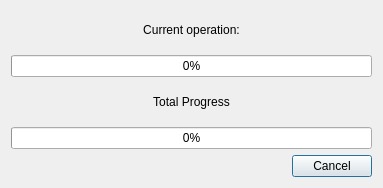
<ui version="4.0" >
 <class>progressDialog</class>
 <widget class="QDialog" name="progressDialog" >
  <property name="geometry" >
   <rect>
    <x>0</x>
    <y>0</y>
    <width>383</width>
    <height>188</height>
   </rect>
  </property>
  <property name="windowTitle" >
   <string>Processing Queue...</string>
  </property>
  <layout class="QVBoxLayout" name="verticalLayout" >
   <item>
    <widget class="QLabel" name="label" >
     <property name="text" >
      <string>Current operation:</string>
     </property>
     <property name="scaledContents" >
      <bool>true</bool>
     </property>
     <property name="alignment" >
      <set>Qt::AlignCenter</set>
     </property>
     <property name="wordWrap" >
      <bool>true</bool>
     </property>
    </widget>
   </item>
   <item>
    <widget class="QProgressBar" name="progressBar" >
     <property name="value" >
      <number>0</number>
     </property>
    </widget>
   </item>
   <item>
    <widget class="QLabel" name="label_2" >
     <property name="text" >
      <string>Total Progress</string>
     </property>
     <property name="alignment" >
      <set>Qt::AlignCenter</set>
     </property>
    </widget>
   </item>
   <item>
    <widget class="QProgressBar" name="progressBar_2" >
     <property name="value" >
      <number>0</number>
     </property>
    </widget>
   </item>
   <item>
    <layout class="QHBoxLayout" name="horizontalLayout" >
     <item>
      <spacer name="horizontalSpacer" >
       <property name="orientation" >
        <enum>Qt::Horizontal</enum>
       </property>
       <property name="sizeHint" stdset="0" >
        <size>
         <width>40</width>
         <height>20</height>
        </size>
       </property>
      </spacer>
     </item>
     <item>
      <widget class="KPushButton" name="cancelButton" >
       <property name="text" >
        <string>Cancel</string>
       </property>
      </widget>
     </item>
    </layout>
   </item>
  </layout>
 </widget>
 <customwidgets>
  <customwidget>
   <class>KPushButton</class>
   <extends>QPushButton</extends>
   <header>kpushbutton.h</header>
  </customwidget>
 </customwidgets>
 <resources/>
 <connections/>
</ui>
